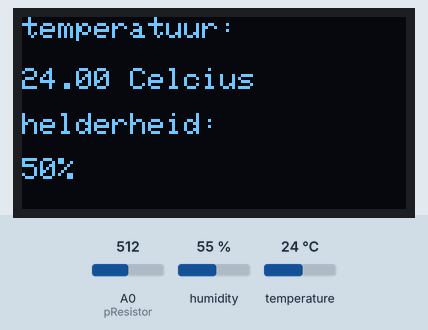
This sketch was run on a simulated Arduino Uno, built with avr-gcc and run on an emulated ATmega328P. Shown: 128×64 one-colour display. The test bench sets the inputs (shaded band); at power-on: temperature 24 °C, A0 (pResistor) = 512, humidity 55 %. What the sketch prints to the serial monitor is not drawn.

Above: at 3.2 s.
3.3 s: temperature set to 12 °C
At 6.3 s:
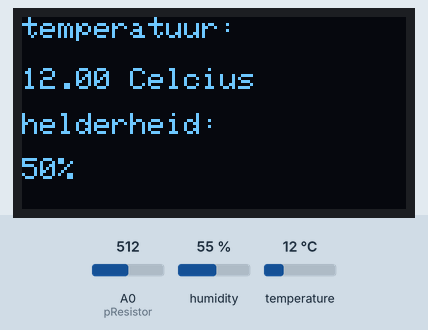
7.2 s: A0 (pResistor) set to 716
At 9.7 s:
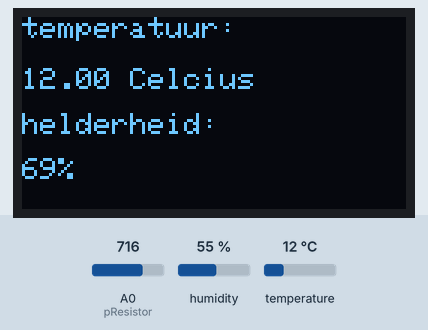
11.1 s: temperature set to 19 °C
15.0 s: A0 (pResistor) set to 900
At 18.7 s:
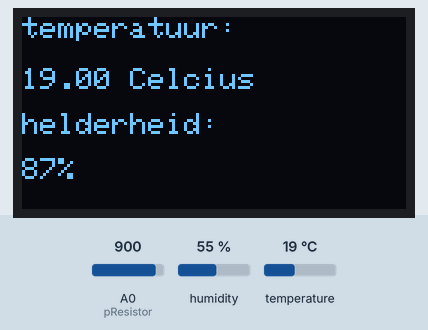
19.1 s: temperature set to 33 °C
At 22.1 s:
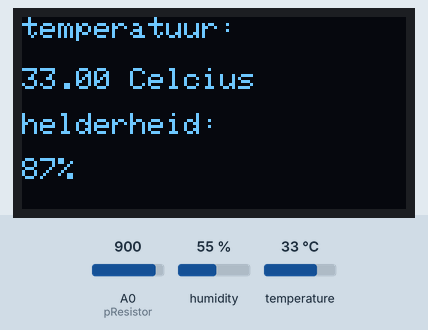
23.0 s: A0 (pResistor) set to 1023
At 24.4 s:
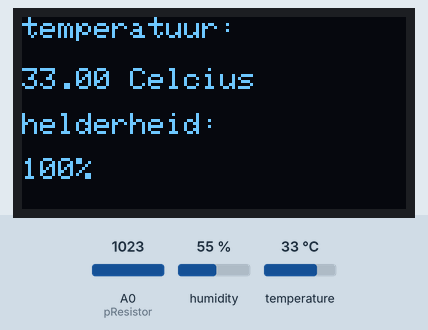
Timing chart, 0 to 26.0 s (numbered marks = the images above; inputs shaded):
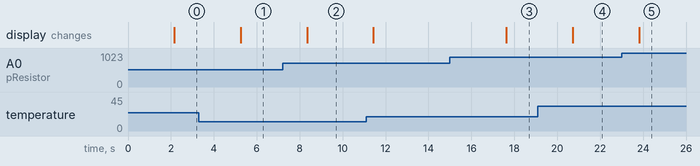

Measured:
- after the input at 3.3 s, the display: changes after 1.9 s (image 1)
- after the input at 7.2 s, the display: changes after 1.1 s (image 2)
- after the input at 15.0 s, the display: changes after 2.6 s (image 3)
- after the input at 19.1 s, the display: changes after 1.6 s (image 4)
- after the input at 23.0 s, the display: changes after 0.82 s (image 5)

The sketch:

EvaluatieWeek5b.ino
```cpp
#include "DHT.h"
#include <SPI.h>
#include <Wire.h>
#include <Adafruit_GFX.h>
#include <Adafruit_SSD1306.h>

#define DHTPIN 4
#define DHTTYPE DHT11   // DHT 11
#define SCREEN_WIDTH 128
#define SCREEN_HEIGHT 64
#define OLED_RESET     LED_BUILTIN // Reset pin # (or -1 if sharing Arduino reset pin)

Adafruit_SSD1306 display(SCREEN_WIDTH, SCREEN_HEIGHT, &Wire, OLED_RESET);
DHT dht(DHTPIN, DHTTYPE);
const int pResistor = A0;
int value;

void setup() {
  Serial.begin(9600);
  Serial.println(F("DHTxx test!"));
  dht.begin();
  display.display();
  display.clearDisplay();
  if(!display.begin(SSD1306_SWITCHCAPVCC, 0x3C)) {
    Serial.println(F("SSD1306 allocation failed"));
    for(;;);
  }
  delay(2000); // Pause for 2 seconds

  // Clear the buffer.
  display.clearDisplay();
}

void loop() {

  float h = dht.readHumidity();
  float t = dht.readTemperature();
  float f = dht.readTemperature(true);


  float hif = dht.computeHeatIndex(f, h);
  float hic = dht.computeHeatIndex(t, h, false);

  Serial.print(F("Humidity: "));
  Serial.print(h);
  Serial.print(F("%  Temperature: "));
  Serial.print(t);
  Serial.print(F("°C "));
  Serial.print(f);
  Serial.print(F("°F  Heat index: "));
  Serial.print(hic);
  Serial.print(F("°C "));
  Serial.print(hif);
  Serial.println(F("°F"));
  value = map(analogRead(pResistor), 0, 1023, 0, 100);
  Serial.println(" ");
  Serial.print("lichthelderheid: ");
  Serial.print(value);
  Serial.print("%");


  display.clearDisplay();
  display.setTextSize(1.5);
  display.setTextColor(WHITE);

  display.setCursor(0,0);
  display.println("temperatuur:");
  display.setCursor(0,17);
  display.print(t);
  display.println(" Celcius");


  display.setCursor(0,32);
  display.println("helderheid:");
  display.setCursor(0,47);
  display.print(value);
  display.println("%");

  display.display();
  delay(3000);


}
```
